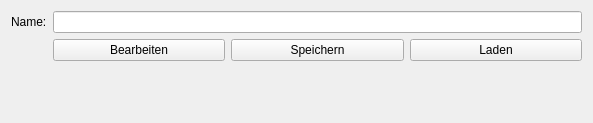
<?xml version="1.0" encoding="UTF-8"?>
<!--
   Copyright (C) 2016 Anton Haubner <anton.haubner@outlook.de>

   This file is part of the PiGPIOSequenceWidgets library.

   PiGPIOSequenceWidgets is free software: you can redistribute it and/or modify
   it under the terms of the GNU Affero General Public License as published by
   the Free Software Foundation, either version 3 of the License, or
   (at your option) any later version.

   PiGPIOSequenceWidgets is distributed in the hope that it will be useful,
   but WITHOUT ANY WARRANTY; without even the implied warranty of
   MERCHANTABILITY or FITNESS FOR A PARTICULAR PURPOSE.  See the
   GNU Affero General Public License for more details.

   You should have received a copy of the GNU Affero General Public License
   along with PiGPIOSequenceWidgets.  If not, see <http://www.gnu.org/licenses/>.
-->

<ui version="4.0">
 <class>PiGPIOSequence::Extensions::Widgets::SequenceListItem</class>
 <widget class="QWidget" name="PiGPIOSequence::Extensions::Widgets::SequenceListItem">
  <property name="geometry">
   <rect>
    <x>0</x>
    <y>0</y>
    <width>593</width>
    <height>123</height>
   </rect>
  </property>
  <property name="windowTitle">
   <string>Form</string>
  </property>
  <layout class="QFormLayout" name="formLayout">
   <item row="0" column="0">
    <widget class="QLabel" name="label">
     <property name="text">
      <string>Name:</string>
     </property>
    </widget>
   </item>
   <item row="0" column="1">
    <widget class="QLineEdit" name="NameEdit"/>
   </item>
   <item row="2" column="1">
    <layout class="QHBoxLayout" name="horizontalLayout">
     <item>
      <widget class="QPushButton" name="EditorButton">
       <property name="text">
        <string>Bearbeiten</string>
       </property>
      </widget>
     </item>
     <item>
      <widget class="QPushButton" name="SaveButton">
       <property name="text">
        <string>Speichern</string>
       </property>
      </widget>
     </item>
     <item>
      <widget class="QPushButton" name="LoadButton">
       <property name="text">
        <string>Laden</string>
       </property>
      </widget>
     </item>
    </layout>
   </item>
  </layout>
 </widget>
 <resources/>
 <connections/>
</ui>
